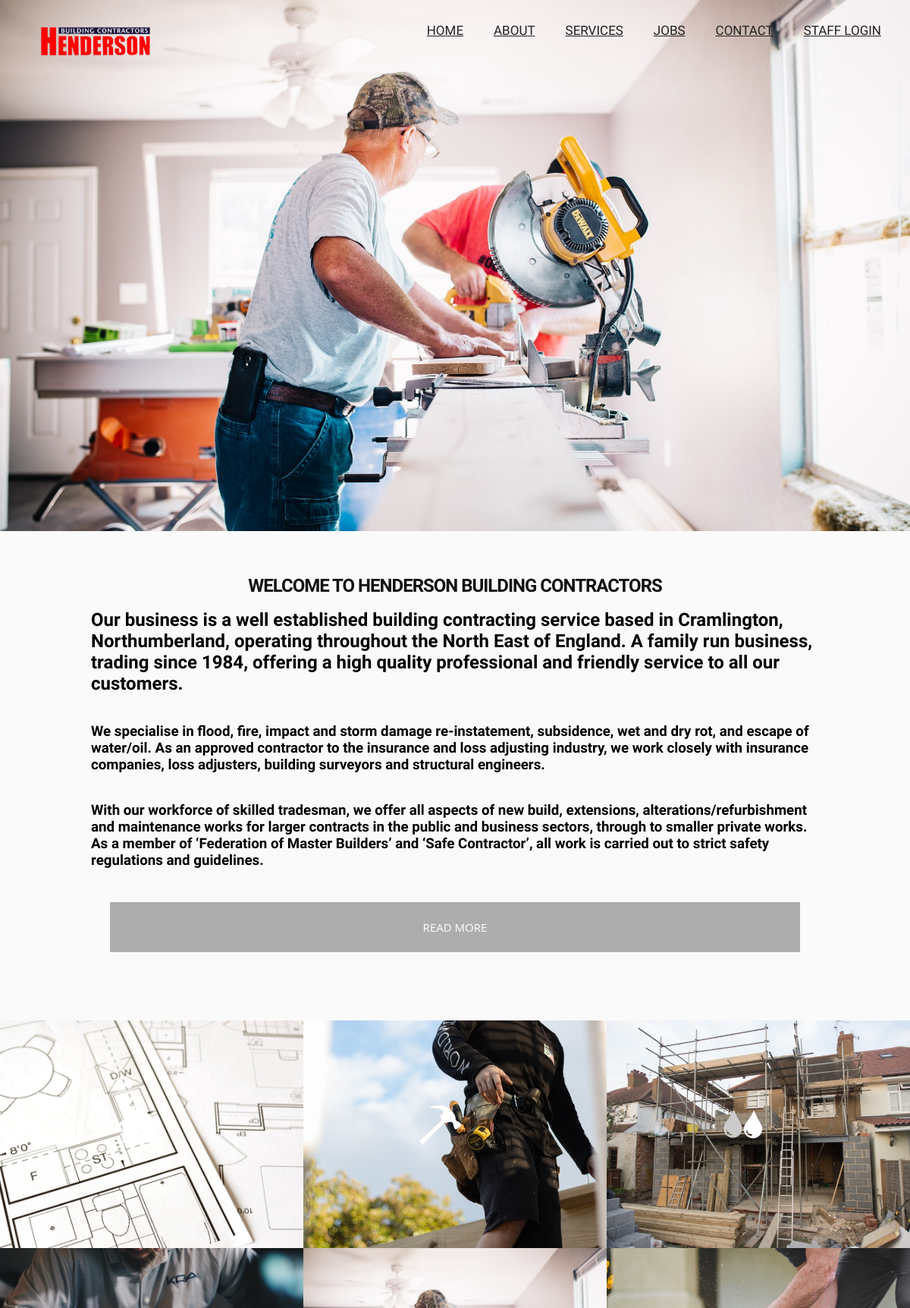
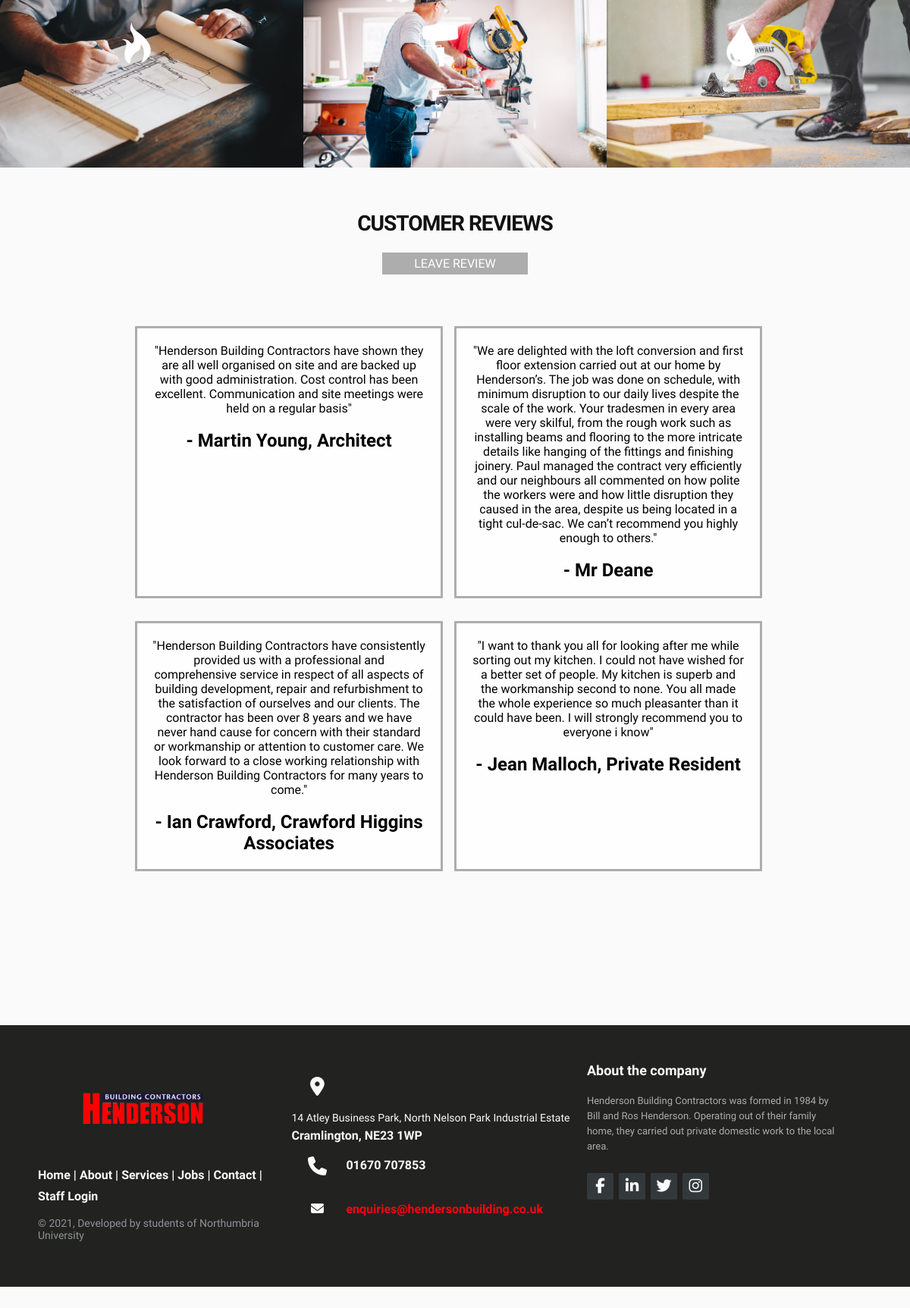
The app's page /frontend/index.php with its own data (2 pictures, top to bottom).
### tables this page shows
CREATE TABLE "hd_reviews" (
	"review_id"	INTEGER,
	"customer_name"	TEXT,
	"review"	TEXT,
	PRIMARY KEY("review_id")
);

### frontend/inc/functions.php (the view, shortened to what this page needs)
<?php
function getDatabase(){
    try{
        $dir = 'sqlite:../DB/hendersonDB.sqlite';
        $dbConnection  = new PDO($dir) or die("cannot open the database");
    }catch (Exception $e) {
        echo "There was a problem: " . $e->getMessage();
    }
    return $dbConnection;
}
function makePageStart() {
	$pageStartContent = <<<PAGESTART
    <!DOCTYPE html>
    <html lang="en">
    <head>
        <meta charset="UTF-8">
        <meta name="viewport" content="width=device-width, initial-scale=1.0">
        <script src="https://kit.fontawesome.com/a076d05399.js"></script>
        <title>Henderson Building Contractors</title>
        <link rel="icon" href="styles/images/logo.png" type="image" sizes="16x16">
        <link rel="stylesheet" href="styles/style.css">
    </head>
PAGESTART;
	$pageStartContent .="\n";
	return $pageStartContent;
}
function makeNav(){
        $makeNav = <<<NAVIGATION
        <nav>
            <input type="checkbox" id="check">
            <label for="check" class="checkbtn">
            <i class="fas fa-bars"></i>
            </label>
            <div class="nav-logo">
                <img src="styles/images/logo.png">
            </div>
            <ul>
                <li><a href="index.php">Home</a></li>
                <li><a href="about.php">About</a></li>
                <li><a href="services.php">Services</a></li>
                <li><a href="jobs.php">Jobs</a></li>
                <li><a href="contactForm.php">Contact</a></li>
                <li><a href="loginForm.php">Staff Login</a></li>
            </ul>
      </nav>
NAVIGATION;
    $makeNav .="\n";
	return $makeNav;
}
function makeFooter(){
    $footer = <<<FOOTER
    <footer class="footer-distributed">
        <div class="footer-left">
            <img src="styles/images/logo.png">
            <p class="footer-links">
            <a href="index.php">Home</a>
            |
            <a href="about.php">About</a>
            |
            <a href="services.php">Services</a>
            |
            <a href="jobs.php">Jobs</a>
            |
            <a href="contactForm.php">Contact</a>
            |
            <a href="loginForm.php">Staff Login</a>
            </p>
            <p class="footer-company-name">© 2021, Developed by students of Northumbria University</p>
        </div>
        <div class="footer-center">
            <div>
            <i class="fa fa-map-marker"></i>
            <p><span>14 Atley Business Park,
                North Nelson Park Industrial Estate</span>
                Cramlington, NE23 1WP</p>
            </div>
            <div>
                <i class="fa fa-phone"></i>
                <p>01670 707853</p>
            </div>
            <div>
                <i class="fa fa-envelope"></i>
                <p><a href="mailto:enquiries@hendersonbuilding.co.uk">enquiries@hendersonbuilding.co.uk</a></p>
            </div>
        </div>
        <div class="footer-right">
            <p class="footer-company-about">
            <span>About the company</span>
                Henderson Building Contractors was formed in 1984 by Bill and Ros Henderson. Operating out of their family home, they carried out private domestic work to the local area.</p>
            <div class="footer-icons">
                <a href="#"><i class="fab fa-facebook-f"></i></a>
                <a href="#"><i class="fab fa-linkedin-in"></i></a>
                <a href="#"><i class="fab fa-twitter"></i></a>
                <a href="#"><i class="fab fa-instagram"></i></a>
            </div>
        </div>
    </footer>
FOOTER;
    $footer .="\n";
    return $footer;
}
function makePageEnd(){
    $pageEndContent = <<<PAGEEND
    </html>
PAGEEND;
    $pageEndContent .="\n";
    return $pageEndContent;
}
function getReviews(){
        $dbConn = getDatabase();
        $select_stmt = $dbConn->prepare("SELECT review_id AS 'ID',
                                                review,
                                                customer_name
                                                FROM hd_reviews
                                                ORDER BY RANDOM()
                                                LIMIT 6");
        $select_stmt->execute();
        $reviews = array();
        if ($select_stmt->execute()) {
            while ($row = $select_stmt->fetch(PDO::FETCH_ASSOC)) {
                $reviews[] = $row;
            }
        }
 $reviewBox = "";
    if(empty($reviews)){
        $reviewPage = <<<REVIEWS
        <div class="no-applicants">
            <div class="applicants-message">
                <h2>No Applicants</h2>
                <p>There are currently no applications to join us</p>
                <br>
            </div>
        </div>
REVIEWS;
    }else{
    foreach ( $reviews as $reviewItem ) {
        $reviewBox .= "<div class='job-box'>";
        foreach ( $reviewItem as $key => $value ) {
            switch ($key) {
                case 'review':
                    $reviewBox .= "$value</h2><br><br>";
                    break;
                case 'customer_name':
                    $reviewBox .= "<h2><b> - </b>$value";
                    break;
            }
        }
        $reviewBox .= "</div>";
    }
    $reviewPage = <<<REVIEWS
                   $reviewBox
REVIEWS;
    }
return $reviewPage;
}
?>

### frontend/styles/style.css (style rules this page uses)
* { margin: 0; padding: 0; box-sizing: border-box; font-family: 'Open Sans Condensed', sans-serif; }
body { background-repeat: no-repeat; background-size: cover; background-color: #FAFAFA; }
html, body { min-height: 100vh; }
nav { height: 80px; width: 100%; z-index: 20; font-family: poppins; display: inline; overflow:hidden; text-align: center; }
.nav-logo { left:0; width: 20%; margin: 0; position: relative; }
.nav-logo img { width: 100%; position: absolute; left:0; }
nav ul { float: right; margin-right: 20px; z-index: 20; }
nav ul li { display: inline-block; line-height: 80px; margin: 0 5px; }
nav ul li a { color: #222221; font-size: 17px; font-family: 'Open Sans Condensed', sans-serif; padding: 7px 13px; border-radius: 3px; text-transform: uppercase; }
.job-page .job-box { width: 47%; display: block; overflow: hidden; height: 400x; padding: 20px; margin:5px; margin-left:10px; margin-top: 15px; margin-bottom: 15px; text-align: center; border-radius: 1px; border: solid #ADADAD; background-color: #FEFEFE; }
footer { position: relative; bottom: 0; }
.footer-distributed { background-color: #222221; box-sizing: border-box; width: 100%; text-align: left; font: bold 16px sans-serif; padding: 50px 50px 60px 50px; margin-top: 80px; }
.footer-distributed .footer-left, .footer-distributed .footer-center, .footer-distributed .footer-right { display: inline-block; vertical-align: top; }
.footer-distributed .footer-left { width: 30%; }
.footer-distributed .footer-left img { width: 80%; }
.footer-distributed .footer-links { color: #FAFAFA; margin: 20px 0 12px; }
.footer-distributed .footer-links a { display:inline-block; line-height: 1.8; text-decoration: none; color: inherit; }
.footer-distributed .footer-company-name { color: #8f9296; font-size: 14px; font-weight: normal; margin: 0; }
.footer-distributed .footer-center { width: 35%; }
.footer-distributed .footer-center i { background-color: #222221; color: #FAFAFA; font-size: 25px; width: 38px; height: 38px; border-radius: 50%; text-align: center; line-height: 42px; margin: 10px 15px; vertical-align: middle; }
.footer-distributed .footer-center i.fa-envelope { font-size: 17px; line-height: 38px; }
.footer-distributed .footer-center p { display: inline-block; color: #FAFAFA; vertical-align: middle; margin:0; }
.footer-distributed .footer-center p span { display:block; font-weight: normal; font-size:14px; line-height:2; }
.footer-distributed .footer-center p a { color: #FE0212; text-decoration: none; }
.footer-distributed .footer-right { width: 30%; }
.footer-distributed .footer-company-about { line-height: 20px; color: #ADADAD; font-size: 13px; font-weight: normal; margin: 0; }
.footer-distributed .footer-company-about span { display: block; color: #FAFAFA; font-size: 18px; font-weight: bold; margin-bottom: 20px; }
.footer-distributed .footer-icons { margin-top: 25px; }
.footer-distributed .footer-icons a { display: inline-block; width: 35px; height: 35px; cursor: pointer; background-color: #33383b; border-radius: 2px; font-size: 20px; color: #FAFAFA; text-align: center; line-height: 35px; margin-right: 3px; margin-bottom: 5px; }

### records on screen
hd_reviews: review "\"Henderson Building Contractors have shown they are all well organised on site and are backed up with good administration. Cost control has been excellent. Communication and site meetings were held on a regular basis\"", customer_name "Martin Young, Architect"
hd_reviews: review "\"We are delighted with the loft conversion and first floor extension carried out at our home by Henderson’s. The job was done on schedule, with minimum disruption to our daily lives despite the scale of the work. Your tradesmen in every area were very skilful, from the rough work such as installing beams and flooring to the more intricate details like hanging of the fittings and finishing joinery. Paul managed the contract very efficiently and our neighbours all commented on how polite the workers were and how little disruption they caused in the area, despite us being located in a tight cul-de-sac. We can’t recommend you highly enough to others.\"", customer_name "Mr Deane"
hd_reviews: review "\"Henderson Building Contractors have consistently provided us with a professional and comprehensive service in respect of all aspects of building development, repair and refurbishment to the satisfaction of ourselves and our clients. The contractor has been over 8 years and we have never hand cause for concern with their standard or workmanship or attention to customer care. We look forward to a close working relationship with Henderson Building Contractors for many years to come.\"", customer_name "Ian Crawford, Crawford Higgins Associates"
hd_reviews: review "\"I want to thank you all for looking after me while sorting out my kitchen. I could not have wished for a better set of people. My kitchen is superb and the workmanship second to none. You all made the whole experience so much pleasanter than it could have been. I will strongly recommend you to everyone i know\"", customer_name "Jean Malloch, Private Resident"
